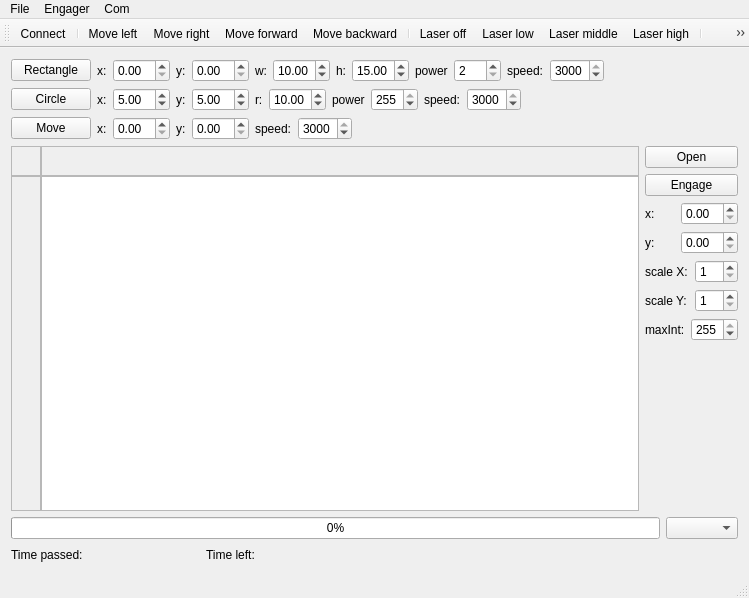
<?xml version="1.0" encoding="UTF-8"?>
<ui version="4.0">
 <class>MainWindow</class>
 <widget class="QMainWindow" name="MainWindow">
  <property name="geometry">
   <rect>
    <x>0</x>
    <y>0</y>
    <width>749</width>
    <height>598</height>
   </rect>
  </property>
  <property name="windowTitle">
   <string>QT Engager</string>
  </property>
  <widget class="QWidget" name="centralWidget">
   <layout class="QVBoxLayout" name="verticalLayout">
    <item>
     <layout class="QHBoxLayout" name="horizontalLayout_4">
      <item>
       <widget class="QPushButton" name="rectangleButton">
        <property name="text">
         <string>Rectangle</string>
        </property>
       </widget>
      </item>
      <item>
       <widget class="QLabel" name="labelRectX">
        <property name="text">
         <string>x:</string>
        </property>
       </widget>
      </item>
      <item>
       <widget class="QDoubleSpinBox" name="rectangleX"/>
      </item>
      <item>
       <widget class="QLabel" name="labelRectY">
        <property name="text">
         <string>y:</string>
        </property>
       </widget>
      </item>
      <item>
       <widget class="QDoubleSpinBox" name="rectangleY"/>
      </item>
      <item>
       <widget class="QLabel" name="labelRectW">
        <property name="text">
         <string>w:</string>
        </property>
       </widget>
      </item>
      <item>
       <widget class="QDoubleSpinBox" name="rectangleW">
        <property name="value">
         <double>10.000000000000000</double>
        </property>
       </widget>
      </item>
      <item>
       <widget class="QLabel" name="labelRectH">
        <property name="text">
         <string>h:</string>
        </property>
       </widget>
      </item>
      <item>
       <widget class="QDoubleSpinBox" name="rectangleH">
        <property name="value">
         <double>15.000000000000000</double>
        </property>
       </widget>
      </item>
      <item>
       <widget class="QLabel" name="labelPower1">
        <property name="text">
         <string>power</string>
        </property>
       </widget>
      </item>
      <item>
       <widget class="QSpinBox" name="rectanglePower">
        <property name="minimum">
         <number>2</number>
        </property>
        <property name="maximum">
         <number>255</number>
        </property>
       </widget>
      </item>
      <item>
       <widget class="QLabel" name="speedRectLabel">
        <property name="text">
         <string>speed:</string>
        </property>
       </widget>
      </item>
      <item>
       <widget class="QSpinBox" name="rectangleSpeed">
        <property name="minimum">
         <number>1</number>
        </property>
        <property name="maximum">
         <number>3000</number>
        </property>
        <property name="value">
         <number>3000</number>
        </property>
       </widget>
      </item>
      <item>
       <spacer name="horizontalSpacer_4">
        <property name="orientation">
         <enum>Qt::Horizontal</enum>
        </property>
        <property name="sizeHint" stdset="0">
         <size>
          <width>40</width>
          <height>20</height>
         </size>
        </property>
       </spacer>
      </item>
     </layout>
    </item>
    <item>
     <layout class="QHBoxLayout" name="horizontalLayout_5">
      <item>
       <widget class="QPushButton" name="circleButton">
        <property name="text">
         <string>Circle</string>
        </property>
       </widget>
      </item>
      <item>
       <widget class="QLabel" name="labelCircleX">
        <property name="text">
         <string>x:</string>
        </property>
       </widget>
      </item>
      <item>
       <widget class="QDoubleSpinBox" name="circleX">
        <property name="value">
         <double>5.000000000000000</double>
        </property>
       </widget>
      </item>
      <item>
       <widget class="QLabel" name="labelCircleY">
        <property name="text">
         <string>y:</string>
        </property>
       </widget>
      </item>
      <item>
       <widget class="QDoubleSpinBox" name="circleY">
        <property name="value">
         <double>5.000000000000000</double>
        </property>
       </widget>
      </item>
      <item>
       <widget class="QLabel" name="labelCircleR">
        <property name="text">
         <string>r:</string>
        </property>
       </widget>
      </item>
      <item>
       <widget class="QDoubleSpinBox" name="circleR">
        <property name="value">
         <double>10.000000000000000</double>
        </property>
       </widget>
      </item>
      <item>
       <widget class="QLabel" name="labelPower2">
        <property name="text">
         <string>power</string>
        </property>
       </widget>
      </item>
      <item>
       <widget class="QSpinBox" name="circlePower">
        <property name="minimum">
         <number>2</number>
        </property>
        <property name="maximum">
         <number>255</number>
        </property>
        <property name="value">
         <number>255</number>
        </property>
       </widget>
      </item>
      <item>
       <widget class="QLabel" name="speedCircleLabel">
        <property name="text">
         <string>speed:</string>
        </property>
       </widget>
      </item>
      <item>
       <widget class="QSpinBox" name="circleSpeed">
        <property name="minimum">
         <number>1</number>
        </property>
        <property name="maximum">
         <number>3000</number>
        </property>
        <property name="value">
         <number>3000</number>
        </property>
       </widget>
      </item>
      <item>
       <spacer name="horizontalSpacer_3">
        <property name="orientation">
         <enum>Qt::Horizontal</enum>
        </property>
        <property name="sizeHint" stdset="0">
         <size>
          <width>40</width>
          <height>20</height>
         </size>
        </property>
       </spacer>
      </item>
     </layout>
    </item>
    <item>
     <layout class="QHBoxLayout" name="horizontalLayout_2">
      <property name="topMargin">
       <number>0</number>
      </property>
      <item>
       <widget class="QPushButton" name="moveButton">
        <property name="text">
         <string>Move</string>
        </property>
       </widget>
      </item>
      <item>
       <widget class="QLabel" name="moveXLabel">
        <property name="text">
         <string>x:</string>
        </property>
       </widget>
      </item>
      <item>
       <widget class="QDoubleSpinBox" name="moveX"/>
      </item>
      <item>
       <widget class="QLabel" name="moveYLabel">
        <property name="text">
         <string>y:</string>
        </property>
       </widget>
      </item>
      <item>
       <widget class="QDoubleSpinBox" name="moveY"/>
      </item>
      <item>
       <widget class="QLabel" name="moveSpeedLabel">
        <property name="text">
         <string>speed:</string>
        </property>
       </widget>
      </item>
      <item>
       <widget class="QSpinBox" name="moveSpeed">
        <property name="minimum">
         <number>2</number>
        </property>
        <property name="maximum">
         <number>3000</number>
        </property>
        <property name="value">
         <number>3000</number>
        </property>
       </widget>
      </item>
      <item>
       <spacer name="horizontalSpacer">
        <property name="orientation">
         <enum>Qt::Horizontal</enum>
        </property>
        <property name="sizeHint" stdset="0">
         <size>
          <width>40</width>
          <height>20</height>
         </size>
        </property>
       </spacer>
      </item>
     </layout>
    </item>
    <item>
     <layout class="QHBoxLayout" name="horizontalLayout">
      <property name="topMargin">
       <number>0</number>
      </property>
      <item>
       <layout class="QVBoxLayout" name="verticalLayout_3">
        <property name="spacing">
         <number>0</number>
        </property>
        <property name="leftMargin">
         <number>0</number>
        </property>
        <property name="topMargin">
         <number>0</number>
        </property>
        <property name="rightMargin">
         <number>0</number>
        </property>
        <property name="bottomMargin">
         <number>0</number>
        </property>
        <item>
         <layout class="QHBoxLayout" name="horizontalLayout_11">
          <property name="spacing">
           <number>0</number>
          </property>
          <property name="leftMargin">
           <number>0</number>
          </property>
          <property name="topMargin">
           <number>0</number>
          </property>
          <property name="rightMargin">
           <number>0</number>
          </property>
          <property name="bottomMargin">
           <number>0</number>
          </property>
          <item>
           <widget class="QFrame" name="frame_2">
            <property name="sizePolicy">
             <sizepolicy hsizetype="Fixed" vsizetype="Fixed">
              <horstretch>0</horstretch>
              <verstretch>0</verstretch>
             </sizepolicy>
            </property>
            <property name="minimumSize">
             <size>
              <width>30</width>
              <height>30</height>
             </size>
            </property>
            <property name="maximumSize">
             <size>
              <width>30</width>
              <height>30</height>
             </size>
            </property>
            <property name="frameShape">
             <enum>QFrame::StyledPanel</enum>
            </property>
            <property name="frameShadow">
             <enum>QFrame::Raised</enum>
            </property>
           </widget>
          </item>
          <item>
           <widget class="GraphicsViewRuler" name="horizontalRuler">
            <property name="minimumSize">
             <size>
              <width>0</width>
              <height>30</height>
             </size>
            </property>
            <property name="maximumSize">
             <size>
              <width>16777215</width>
              <height>30</height>
             </size>
            </property>
            <property name="layoutDirection">
             <enum>Qt::LeftToRight</enum>
            </property>
            <property name="frameShape">
             <enum>QFrame::StyledPanel</enum>
            </property>
            <property name="frameShadow">
             <enum>QFrame::Raised</enum>
            </property>
           </widget>
          </item>
         </layout>
        </item>
        <item>
         <layout class="QHBoxLayout" name="horizontalLayout_7">
          <property name="spacing">
           <number>0</number>
          </property>
          <property name="leftMargin">
           <number>0</number>
          </property>
          <property name="topMargin">
           <number>0</number>
          </property>
          <property name="rightMargin">
           <number>0</number>
          </property>
          <property name="bottomMargin">
           <number>0</number>
          </property>
          <item>
           <widget class="GraphicsViewRuler" name="verticalRuler">
            <property name="minimumSize">
             <size>
              <width>30</width>
              <height>0</height>
             </size>
            </property>
            <property name="maximumSize">
             <size>
              <width>30</width>
              <height>16777215</height>
             </size>
            </property>
            <property name="frameShape">
             <enum>QFrame::StyledPanel</enum>
            </property>
            <property name="frameShadow">
             <enum>QFrame::Raised</enum>
            </property>
           </widget>
          </item>
          <item>
           <widget class="MainView" name="mainView"/>
          </item>
         </layout>
        </item>
       </layout>
      </item>
      <item>
       <layout class="QVBoxLayout" name="verticalLayout_2">
        <property name="leftMargin">
         <number>0</number>
        </property>
        <item>
         <widget class="QPushButton" name="loadButton">
          <property name="text">
           <string>Open</string>
          </property>
         </widget>
        </item>
        <item>
         <widget class="QPushButton" name="engageButton">
          <property name="text">
           <string>Engage</string>
          </property>
         </widget>
        </item>
        <item>
         <layout class="QHBoxLayout" name="horizontalLayout_3">
          <property name="topMargin">
           <number>0</number>
          </property>
          <item>
           <widget class="QLabel" name="imageXLabel">
            <property name="text">
             <string>x:</string>
            </property>
           </widget>
          </item>
          <item>
           <widget class="QDoubleSpinBox" name="imageX"/>
          </item>
         </layout>
        </item>
        <item>
         <layout class="QHBoxLayout" name="horizontalLayout_8">
          <property name="topMargin">
           <number>0</number>
          </property>
          <item>
           <widget class="QLabel" name="ImageYLabel">
            <property name="text">
             <string>y:</string>
            </property>
           </widget>
          </item>
          <item>
           <widget class="QDoubleSpinBox" name="imageY"/>
          </item>
         </layout>
        </item>
        <item>
         <layout class="QHBoxLayout" name="horizontalLayout_9">
          <property name="topMargin">
           <number>0</number>
          </property>
          <item>
           <widget class="QLabel" name="scaleXLabel">
            <property name="text">
             <string>scale X:</string>
            </property>
           </widget>
          </item>
          <item>
           <widget class="QSpinBox" name="scaleImageX">
            <property name="minimum">
             <number>1</number>
            </property>
           </widget>
          </item>
         </layout>
        </item>
        <item>
         <layout class="QHBoxLayout" name="horizontalLayout_10">
          <property name="topMargin">
           <number>0</number>
          </property>
          <item>
           <widget class="QLabel" name="scaleYLabel">
            <property name="text">
             <string>scale Y:</string>
            </property>
           </widget>
          </item>
          <item>
           <widget class="QSpinBox" name="scaleImageY">
            <property name="minimum">
             <number>1</number>
            </property>
           </widget>
          </item>
         </layout>
        </item>
        <item>
         <layout class="QHBoxLayout" name="horizontalLayout_12">
          <property name="topMargin">
           <number>0</number>
          </property>
          <item>
           <widget class="QLabel" name="maxIntLabel">
            <property name="text">
             <string>maxInt:</string>
            </property>
           </widget>
          </item>
          <item>
           <widget class="QSpinBox" name="maxIntensity">
            <property name="minimum">
             <number>1</number>
            </property>
            <property name="maximum">
             <number>255</number>
            </property>
            <property name="value">
             <number>255</number>
            </property>
           </widget>
          </item>
         </layout>
        </item>
        <item>
         <spacer name="verticalSpacer">
          <property name="orientation">
           <enum>Qt::Vertical</enum>
          </property>
          <property name="sizeHint" stdset="0">
           <size>
            <width>20</width>
            <height>40</height>
           </size>
          </property>
         </spacer>
        </item>
       </layout>
      </item>
     </layout>
    </item>
    <item>
     <layout class="QHBoxLayout" name="horizontalLayout_6">
      <item>
       <widget class="QProgressBar" name="engageProgress">
        <property name="value">
         <number>0</number>
        </property>
       </widget>
      </item>
      <item>
       <widget class="QComboBox" name="comPortSelect"/>
      </item>
     </layout>
    </item>
    <item>
     <layout class="QHBoxLayout" name="horizontalLayout_13">
      <property name="spacing">
       <number>30</number>
      </property>
      <property name="topMargin">
       <number>0</number>
      </property>
      <item>
       <widget class="QLabel" name="timePassedLabel">
        <property name="text">
         <string>Time passed: </string>
        </property>
       </widget>
      </item>
      <item>
       <widget class="QLabel" name="timePassedValue">
        <property name="minimumSize">
         <size>
          <width>60</width>
          <height>0</height>
         </size>
        </property>
        <property name="maximumSize">
         <size>
          <width>60</width>
          <height>16777215</height>
         </size>
        </property>
        <property name="text">
         <string/>
        </property>
       </widget>
      </item>
      <item>
       <widget class="QLabel" name="timeLeftLabel">
        <property name="text">
         <string>Time left: </string>
        </property>
       </widget>
      </item>
      <item>
       <widget class="QLabel" name="timeLeftValue">
        <property name="minimumSize">
         <size>
          <width>60</width>
          <height>0</height>
         </size>
        </property>
        <property name="maximumSize">
         <size>
          <width>60</width>
          <height>16777215</height>
         </size>
        </property>
        <property name="text">
         <string/>
        </property>
       </widget>
      </item>
      <item>
       <spacer name="horizontalSpacer_2">
        <property name="orientation">
         <enum>Qt::Horizontal</enum>
        </property>
        <property name="sizeHint" stdset="0">
         <size>
          <width>40</width>
          <height>20</height>
         </size>
        </property>
       </spacer>
      </item>
     </layout>
    </item>
   </layout>
  </widget>
  <widget class="QMenuBar" name="menuBar">
   <property name="geometry">
    <rect>
     <x>0</x>
     <y>0</y>
     <width>749</width>
     <height>20</height>
    </rect>
   </property>
   <widget class="QMenu" name="menuFile">
    <property name="title">
     <string>File</string>
    </property>
    <addaction name="actionNew"/>
    <addaction name="actionOpen"/>
    <addaction name="actionSave"/>
    <addaction name="actionSave_As"/>
    <addaction name="separator"/>
    <addaction name="actionQuit"/>
   </widget>
   <widget class="QMenu" name="menuEngager">
    <property name="title">
     <string>Engager</string>
    </property>
    <addaction name="actionLaser_off"/>
    <addaction name="actionLaser_low"/>
    <addaction name="actionLaser_middle"/>
    <addaction name="actionLaser_high"/>
    <addaction name="separator"/>
    <addaction name="actionMove_left"/>
    <addaction name="actionMove_right"/>
    <addaction name="actionMove_forward"/>
    <addaction name="actionMove_backward"/>
    <addaction name="separator"/>
    <addaction name="actionEngage_rect"/>
    <addaction name="actionStart_engage"/>
    <addaction name="actionStop_engage"/>
    <addaction name="actionEmergency_stop"/>
   </widget>
   <widget class="QMenu" name="menuCom">
    <property name="title">
     <string>Com</string>
    </property>
    <addaction name="actionConnect"/>
    <addaction name="actionAuto_Connect"/>
    <addaction name="actionLog"/>
   </widget>
   <addaction name="menuFile"/>
   <addaction name="menuEngager"/>
   <addaction name="menuCom"/>
  </widget>
  <widget class="QToolBar" name="mainToolBar">
   <attribute name="toolBarArea">
    <enum>TopToolBarArea</enum>
   </attribute>
   <attribute name="toolBarBreak">
    <bool>false</bool>
   </attribute>
   <addaction name="actionConnect"/>
   <addaction name="separator"/>
   <addaction name="actionMove_left"/>
   <addaction name="actionMove_right"/>
   <addaction name="actionMove_forward"/>
   <addaction name="actionMove_backward"/>
   <addaction name="separator"/>
   <addaction name="actionLaser_off"/>
   <addaction name="actionLaser_low"/>
   <addaction name="actionLaser_middle"/>
   <addaction name="actionLaser_high"/>
   <addaction name="separator"/>
   <addaction name="actionEngage_rect"/>
   <addaction name="actionStart_engage"/>
   <addaction name="actionStop_engage"/>
   <addaction name="separator"/>
   <addaction name="actionEmergency_stop"/>
   <addaction name="separator"/>
   <addaction name="actionLog"/>
  </widget>
  <widget class="QStatusBar" name="statusBar"/>
  <action name="actionNew">
   <property name="text">
    <string>New</string>
   </property>
  </action>
  <action name="actionOpen">
   <property name="text">
    <string>Open</string>
   </property>
  </action>
  <action name="actionSave">
   <property name="text">
    <string>Save</string>
   </property>
  </action>
  <action name="actionSave_As">
   <property name="text">
    <string>Save As</string>
   </property>
  </action>
  <action name="actionQuit">
   <property name="text">
    <string>Quit</string>
   </property>
  </action>
  <action name="actionLaser_off">
   <property name="icon">
    <iconset resource="qtengager.qrc">
     <normaloff>:/qtEngager/images/pict/LaserOff.svg</normaloff>:/qtEngager/images/pict/LaserOff.svg</iconset>
   </property>
   <property name="text">
    <string>Laser off</string>
   </property>
  </action>
  <action name="actionLaser_low">
   <property name="icon">
    <iconset resource="qtengager.qrc">
     <normaloff>:/qtEngager/images/pict/LaserLow.svg</normaloff>:/qtEngager/images/pict/LaserLow.svg</iconset>
   </property>
   <property name="text">
    <string>Laser low</string>
   </property>
  </action>
  <action name="actionLaser_middle">
   <property name="icon">
    <iconset resource="qtengager.qrc">
     <normaloff>:/qtEngager/images/pict/LaserMiddle.svg</normaloff>:/qtEngager/images/pict/LaserMiddle.svg</iconset>
   </property>
   <property name="text">
    <string>Laser middle</string>
   </property>
  </action>
  <action name="actionLaser_high">
   <property name="icon">
    <iconset resource="qtengager.qrc">
     <normaloff>:/qtEngager/images/pict/LaserHigh.svg</normaloff>:/qtEngager/images/pict/LaserHigh.svg</iconset>
   </property>
   <property name="text">
    <string>Laser high</string>
   </property>
  </action>
  <action name="actionMove_left">
   <property name="icon">
    <iconset resource="qtengager.qrc">
     <normaloff>:/qtEngager/images/pict/MoveLeft.svg</normaloff>:/qtEngager/images/pict/MoveLeft.svg</iconset>
   </property>
   <property name="text">
    <string>Move left</string>
   </property>
  </action>
  <action name="actionMove_right">
   <property name="icon">
    <iconset resource="qtengager.qrc">
     <normaloff>:/qtEngager/images/pict/MoveRight.svg</normaloff>:/qtEngager/images/pict/MoveRight.svg</iconset>
   </property>
   <property name="text">
    <string>Move right</string>
   </property>
  </action>
  <action name="actionMove_forward">
   <property name="icon">
    <iconset resource="qtengager.qrc">
     <normaloff>:/qtEngager/images/pict/MoveForward.svg</normaloff>:/qtEngager/images/pict/MoveForward.svg</iconset>
   </property>
   <property name="text">
    <string>Move forward</string>
   </property>
  </action>
  <action name="actionMove_backward">
   <property name="icon">
    <iconset resource="qtengager.qrc">
     <normaloff>:/qtEngager/images/pict/MoveBackward.svg</normaloff>:/qtEngager/images/pict/MoveBackward.svg</iconset>
   </property>
   <property name="text">
    <string>Move backward</string>
   </property>
  </action>
  <action name="actionEngage_rect">
   <property name="icon">
    <iconset resource="qtengager.qrc">
     <normaloff>:/qtEngager/images/pict/Rectangle.svg</normaloff>:/qtEngager/images/pict/Rectangle.svg</iconset>
   </property>
   <property name="text">
    <string>Engage rect</string>
   </property>
  </action>
  <action name="actionStart_engage">
   <property name="icon">
    <iconset resource="qtengager.qrc">
     <normaloff>:/qtEngager/images/pict/EngageProcess.svg</normaloff>:/qtEngager/images/pict/EngageProcess.svg</iconset>
   </property>
   <property name="text">
    <string>Start engage</string>
   </property>
  </action>
  <action name="actionStop_engage">
   <property name="icon">
    <iconset resource="qtengager.qrc">
     <normaloff>:/qtEngager/images/pict/StopEngage.svg</normaloff>:/qtEngager/images/pict/StopEngage.svg</iconset>
   </property>
   <property name="text">
    <string>Stop engage</string>
   </property>
  </action>
  <action name="actionEmergency_stop">
   <property name="icon">
    <iconset resource="qtengager.qrc">
     <normaloff>:/qtEngager/images/pict/EmgStop.svg</normaloff>:/qtEngager/images/pict/EmgStop.svg</iconset>
   </property>
   <property name="text">
    <string>Emergency stop</string>
   </property>
  </action>
  <action name="actionConnect">
   <property name="icon">
    <iconset resource="qtengager.qrc">
     <normaloff>:/qtEngager/images/pict/Connected.svg</normaloff>:/qtEngager/images/pict/Connected.svg</iconset>
   </property>
   <property name="text">
    <string>Connect</string>
   </property>
  </action>
  <action name="actionAuto_Connect">
   <property name="checkable">
    <bool>true</bool>
   </property>
   <property name="checked">
    <bool>false</bool>
   </property>
   <property name="text">
    <string>Auto Connect</string>
   </property>
  </action>
  <action name="actionLog">
   <property name="text">
    <string>Log</string>
   </property>
  </action>
 </widget>
 <layoutdefault spacing="6" margin="11"/>
 <customwidgets>
  <customwidget>
   <class>GraphicsViewRuler</class>
   <extends>QFrame</extends>
   <header>graphicsviewruler.h</header>
   <container>1</container>
  </customwidget>
  <customwidget>
   <class>MainView</class>
   <extends>QGraphicsView</extends>
   <header>mainview.h</header>
  </customwidget>
 </customwidgets>
 <resources>
  <include location="qtengager.qrc"/>
 </resources>
 <connections/>
</ui>
